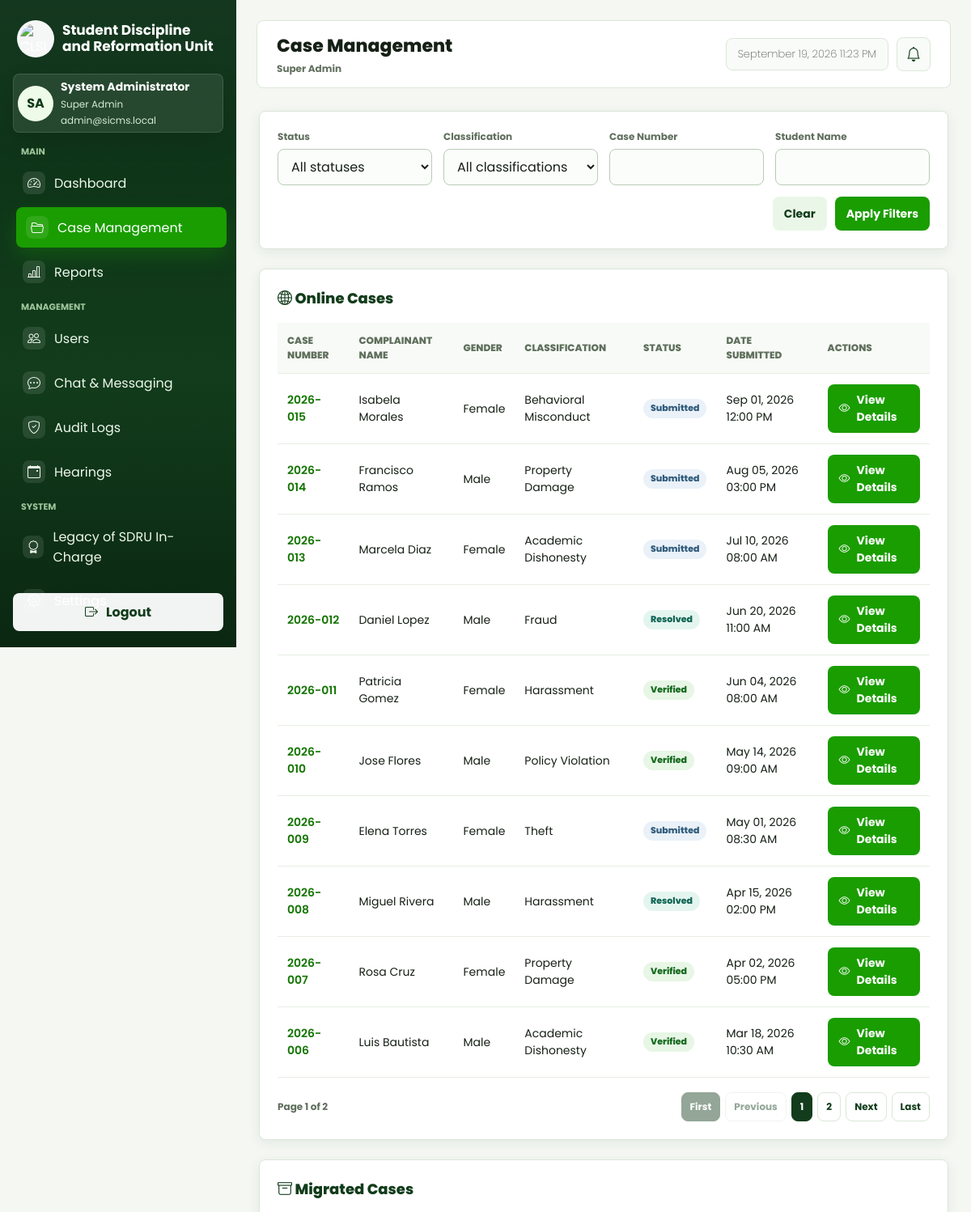
The page /web/views/cases/index.php (signed in, upper part) on the database as committed earlier.
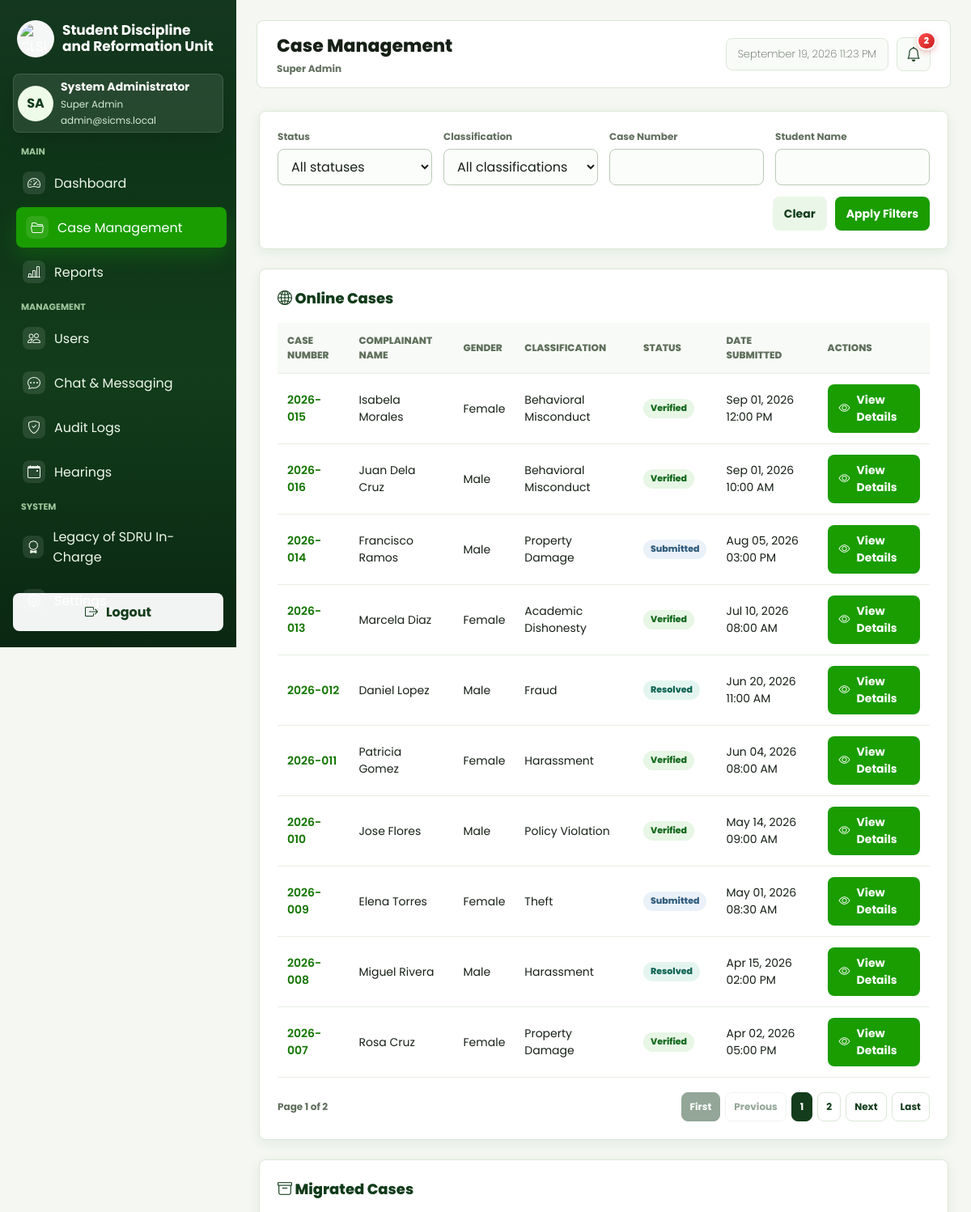
The same page on the database as committed later.
### tables this page shows
CREATE TABLE `complaints` (
  `complaint_id` int(10) unsigned NOT NULL AUTO_INCREMENT,
  `case_number` varchar(50) NOT NULL,
  `complaint_title` varchar(255) NOT NULL,
  `submitted_by_account_id` int(10) unsigned NOT NULL,
  `complainant_name` varchar(255) NOT NULL,
  `complainant_gender` varchar(20) DEFAULT NULL,
  `complainant_type` varchar(50) NOT NULL DEFAULT 'Student',
  `complainant_relationship` varchar(100) DEFAULT NULL,
  `complainant_employee_no` varchar(100) DEFAULT NULL,
  `complainant_department` varchar(255) DEFAULT NULL,
  `complainant_position` varchar(255) DEFAULT NULL,
  `complainant_affiliation` varchar(255) DEFAULT NULL,
  `complainant_purpose` varchar(255) DEFAULT NULL,
  `complainant_student_no` varchar(50) DEFAULT NULL,
  `complainant_email` varchar(255) DEFAULT NULL,
  `complainant_contact` varchar(50) DEFAULT NULL,
  `complainant_college` varchar(255) DEFAULT NULL,
  `complainant_course` varchar(255) DEFAULT NULL,
  `complainant_year_level` varchar(50) DEFAULT NULL,
  `complainant_section` varchar(50) DEFAULT NULL,
  `complainant_course_year` varchar(100) DEFAULT NULL,
  `case_classification` varchar(100) NOT NULL,
  `incident_datetime` datetime DEFAULT NULL,
  `incident_location` varchar(255) DEFAULT NULL,
  `complaint_details` text DEFAULT NULL,
  `status` varchar(50) NOT NULL DEFAULT 'Submitted',
  `assigned_coordinator_account_id` int(10) unsigned DEFAULT NULL,
  `submitted_at` datetime NOT NULL DEFAULT current_timestamp(),
  `created_at` datetime NOT NULL DEFAULT current_timestamp(),
  `updated_at` datetime NOT NULL DEFAULT current_timestamp() ON UPDATE current_timestamp(),
  `case_source` varchar(20) NOT NULL DEFAULT 'Online Submission',
  `original_case_date` date DEFAULT NULL,
  `legacy_outcome` varchar(255) DEFAULT NULL,
  `action_taken` text DEFAULT NULL,
  `resolution_date` date DEFAULT NULL,
  `remarks_notes` text DEFAULT NULL,
  `legacy_entry_source` varchar(100) DEFAULT NULL,
  `outcome` text DEFAULT NULL,
  PRIMARY KEY (`complaint_id`),
  UNIQUE KEY `uq_complaints_case_number` (`case_number`),
  KEY `idx_complaints_submitted_by` (`submitted_by_account_id`),
  KEY `idx_complaints_coordinator` (`assigned_coordinator_account_id`),
  KEY `idx_complaints_status` (`status`),
  KEY `idx_complaints_classification` (`case_classification`),
  KEY `idx_complaints_submitted_at` (`submitted_at`),
  KEY `idx_complaints_source` (`case_source`),
  KEY `idx_complaints_source_orig_year` (`case_source`,`original_case_date`),
  CONSTRAINT `fk_complaints_coordinator` FOREIGN KEY (`assigned_coordinator_account_id`) REFERENCES `accounts` (`account_id`),
  CONSTRAINT `fk_complaints_submitter` FOREIGN KEY (`submitted_by_account_id`) REFERENCES `accounts` (`account_id`)
);

### web/views/cases/index.php (the view, shortened to what the changed rows need)
<?php
require_once __DIR__ . '/../../controllers/CaseController.php';
require_once __DIR__ . '/../../../routes.php';
$controller = new CaseController();
$viewData = $controller->index();
$user = $viewData['user'];
$cases = $viewData['cases'];
function h($value) {
    return htmlspecialchars((string) $value);
}
?>
<!DOCTYPE html>
<html lang="en">
<head>
    <link rel="stylesheet" href="../layout/style.css">
    <link rel="stylesheet" href="../layout/sidebar.css">
    <link rel="stylesheet" href="../layout/cases.css">
    <link rel="stylesheet" href="https://cdn.jsdelivr.net/npm/bootstrap-icons@1.11.3/font/bootstrap-icons.min.css">
    <link rel="stylesheet" href="../layout/system.css?v=2">
</head>
<body>
    <div class="dashboard-shell">
        <?php require __DIR__ . '/../layout/sidebar.php'; ?>
        <div class="case-shell app-content">
            <?php $pageTitle = 'Case Management'; require __DIR__ . '/../layout/topbar.php'; ?>
        <main class="case-wrap">
            <section class="table-panel">
                    <div class="table-heading table-heading-row">
                        <h2><i class="bi bi-globe2"></i> Online Cases</h2>
                    </div>
                    <table id="caseTable" <?= empty($cases) ? 'hidden' : '' ?>>
                        <thead>
                            <tr>
                                <th>Case Number</th>
                                <th>Complainant Name</th>
                                <th>Gender</th>
                                <th>Classification</th>
                                <th>Status</th>
                                <th>Date Submitted</th>
                                <th>Actions</th>
                            </tr>
                        </thead>
                        <tbody id="caseTableBody">
                            <?php foreach ($cases as $case): ?>
                                <tr>
                                    <td>
                                        <a class="case-link" href="show.php?id=<?= (int) $case['complaint_id'] ?>">
                                            <?= h($case['case_number']) ?>
                                        </a>
                                    </td>
                                    <td><?= h($case['complainant_name']) ?></td>
                                    <td><?= h($case['complainant_gender'] ?: 'Not provided') ?></td>
                                    <td><?= h($case['case_classification']) ?></td>
                                    <td><span class="status"><?= h($case['status']) ?></span></td>
                                    <td><?= h(date('M d, Y h:i A', strtotime($case['submitted_at']))) ?></td>
                                    <td>
                                        <div class="row-actions">
                                            <a class="btn btn-primary" href="show.php?id=<?= (int) $case['complaint_id'] ?>"><i class="bi bi-eye"></i> View Details</a>
                                        </div>
                                    </td>
                                </tr>
                            <?php endforeach; ?>
                        </tbody>
                    </table>
            </section>
            <section class="table-panel">
                <div class="table-heading table-heading-row">
                    <h2><i class="bi bi-archive"></i> Migrated Cases</h2>
                </div>
            </section>
        </main>
        </div>
    </div>
</body>
</html>

### web/views/layout/sidebar.php (shortened to what the changed rows need)
<?php
require __DIR__ . '/navigation.php';
?>
<aside class="sidebar" id="app-sidebar">
    <?php foreach ($navGroups as $groupLabel => $items): ?>
        <?php $visibleItems = array_filter($items, fn($item) => allowed_for_role($item, $roleKey)); ?>
        <?php if (!empty($visibleItems)): ?>
            <div class="nav-group">
                <div class="nav-heading"><?= h($groupLabel) ?></div>
                <nav class="nav-list" aria-label="<?= h($groupLabel) ?> navigation">
                    <?php foreach ($visibleItems as $item): ?>
                        <a class="nav-link <?= $item['route'] !== null && $item['route'] === $currentRoute ? 'active' : '' ?>" href="<?= h($item['href']) ?>">
                            <i class="bi <?= h($item['icon']) ?>" aria-hidden="true"></i>
                            <span><?= h($item['label']) ?></span>
                        </a>
                    <?php endforeach; ?>
                </nav>
            </div>
        <?php endif; ?>
    <?php endforeach; ?>
</aside>

### web/views/layout/topbar.php (shortened to what the changed rows need)
<?php
require __DIR__ . '/navigation.php';
require_once __DIR__ . '/../../helpers/Security.php';
require_once __DIR__ . '/../../models/Notification.php';
$pageTitle = $pageTitle ?? 'Dashboard';
$hidePageTitle = $hidePageTitle ?? false;
$unreadNotificationCount = 0;
if (isset($user['account_id'])) {
    $unreadNotificationCount = Notification::unreadCount((int) $user['account_id']);
}
?>
<div class="app-topbar-container">
    <header class="app-topbar<?= $hidePageTitle ? ' app-topbar-titleless' : '' ?>">
        <?php if (!$hidePageTitle): ?>
            <div class="app-topbar-title">
                <h1><?= h($pageTitle) ?></h1>
            </div>
        <?php endif; ?>
        <div class="app-topbar-actions">
            <details class="profile-dropdown">
                <summary class="topbar-icon" title="Notifications" aria-label="Notifications">
                    <i class="bi bi-bell" aria-hidden="true" style="font-size:15ipx;"></i>
                    <?php if ($unreadNotificationCount > 0): ?>
                        <span class="notification-badge"><?= (int) $unreadNotificationCount ?></span>
                    <?php endif; ?>
                </summary>
            </details>
        </div>
    </header>
</div>

Rows that differ between the two databases and show on the page:
no longer on this page (row edited): complaints: case_number "2026-006", complainant_name "Luis Bautista", complainant_gender "Male", case_classification "Academic Dishonesty", status "Verified", submitted_at "Mar 18, 2026 10:30 AM"
changed complaints "Isabela Morales": status "Submitted" → "Verified"
added complaints: case_number "2026-016", complainant_name "Juan Dela Cruz", complainant_gender "Male", case_classification "Behavioral Misconduct", status "Verified", submitted_at "Sep 01, 2026 10:00 AM"
changed complaints "Marcela Diaz": status "Submitted" → "Verified"
Other text that changed with them:
$unreadNotificationCount: (not shown) → "2"
